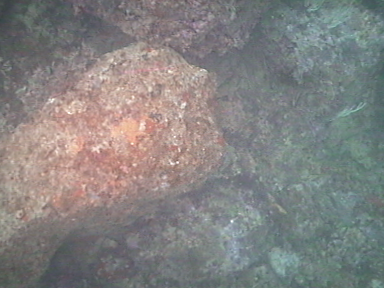
//> input picture Examples/Monocular/frame_ud_009267.png, 384 x 288 px
$ ./mono_CLAHE_test   (built with g++ and OpenCV 4)
//> lines starting //> are read from the running program, lines starting //| are printed output that depends on the picture; after the words box and inside, x2 and y2 are one past the last pixel; in counts of white or black regions, pixels touching at a corner belong together
#include <iostream>
#include <fstream>
#include <unistd.h>
#include <opencv2/core/core.hpp>
#include "ORBextractor.h"
#include <opencv2/opencv.hpp>
#include <opencv2/highgui/highgui.hpp>
using namespace std;
using namespace cv;
using namespace ORB_SLAM2;

int main(int argc, char **argv)
{
    // 读取配置文件
    string strSettingPath = "underwate_cave.yaml"; // 配置文件路径
    cv::FileStorage fSettings(strSettingPath, cv::FileStorage::READ);
    float fx = fSettings["Camera.fx"];
    float fy = fSettings["Camera.fy"];
    float cx = fSettings["Camera.cx"];
    float cy = fSettings["Camera.cy"];

    cv::Mat K = cv::Mat::eye(3, 3, CV_32F);
    K.at<float>(0, 0) = fx;
    K.at<float>(1, 1) = fy;
    K.at<float>(0, 2) = cx;
    K.at<float>(1, 2) = cy;

    int nFeatures = fSettings["ORBextractor.nFeatures"];
    float fScaleFactor = fSettings["ORBextractor.scaleFactor"];
    int nLevels = fSettings["ORBextractor.nLevels"];
    int fIniThFAST = fSettings["ORBextractor.iniThFAST"];
    int fMinThFAST = fSettings["ORBextractor.minThFAST"];

    // 读取图片
    Mat src_img = imread("frame_ud_009267.png");
//> src_img is the input picture: 288 rows x 384 cols, CV_8UC3; mean B, G, R 129, 130.1, 131.6
    if (src_img.empty())
        cout << "the image is empty!" << endl;

    // 通道转换BGR2YUV
    Mat src_yuv_img;
    cvtColor(src_img, src_yuv_img, COLOR_BGR2YUV);
//> src_yuv_img: 288 rows x 384 cols, CV_8UC3; mean of channels 0, 1, 2 130.4, 127.2, 129
    // YUV通道分离
    vector<Mat> channels;
    Mat color_y, color_u, color_v;
    split(src_yuv_img, channels);
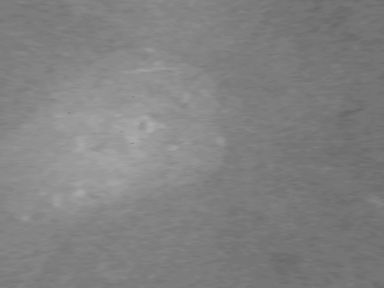
//> channels[2]: 288 rows x 384 cols, CV_8UC1; min 103, max 171, mean 129
    color_y = channels.at(0);
    color_u = channels.at(1);
    color_v = channels.at(2);

    // 对y（灰度）通道进行直方图均衡化处理
    Mat AHE_y_img;
    equalizeHist(color_y, AHE_y_img);

    // 对y（灰度）通道进行限制对比度的自适应直方图均衡化处理
    Ptr<CLAHE> clahe = createCLAHE(10, Size(8, 8));
    Mat CLAHE_y_img;
    clahe->apply(color_y, CLAHE_y_img);

    // 通道合成 转化为bgr
    Mat AHE_img;
    Mat CLAHE_img;
    vector<Mat> channels_AHE;
    vector<Mat> channels_CLAHE;

    channels_AHE.push_back(AHE_y_img);
    channels_AHE.push_back(color_u);
    channels_AHE.push_back(color_v);

    channels_CLAHE.push_back(CLAHE_y_img);
    channels_CLAHE.push_back(color_u);
    channels_CLAHE.push_back(color_v);

    merge(channels_AHE, AHE_img);
    merge(channels_CLAHE, CLAHE_img);
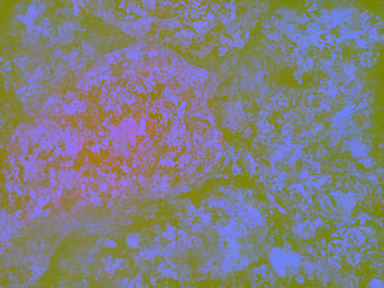
//> CLAHE_img: 288 rows x 384 cols, CV_8UC3; mean B, G, R 130, 127.2, 129
    cvtColor(AHE_img, AHE_img, COLOR_YUV2BGR);
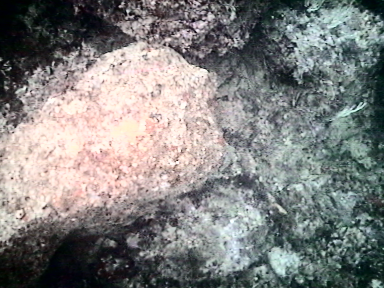
//> AHE_img: 288 rows x 384 cols, CV_8UC3; mean B, G, R 127.5, 128.8, 129.2
    cvtColor(CLAHE_img, CLAHE_img, COLOR_YUV2BGR);
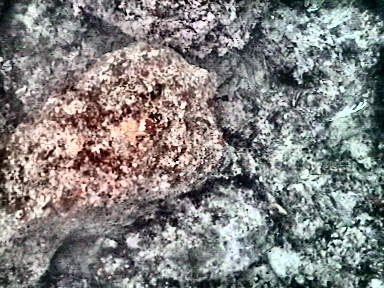
//> CLAHE_img: 288 rows x 384 cols, CV_8UC3; mean B, G, R 128.5, 129.7, 131

    // 处理后图片对比
    namedWindow("原图", CV_WINDOW_NORMAL);
    imshow("原图", src_img);
    imwrite("./test_result/原图.png", src_img);

    namedWindow("AHE", CV_WINDOW_NORMAL);
    imshow("AHE", AHE_img);
    imwrite("./test_result/AHE.png", AHE_img);

    namedWindow("CLAHE", CV_WINDOW_NORMAL);
    imshow("CLAHE", CLAHE_img);
    imwrite("./test_result/CLAHE.png", CLAHE_img);

    // 绘制直方图
    Mat hist_src, hist_AHE, hist_CLAHE;
    int histSize = 255;
    float range[] = {0, 255};
    const float *histRange = {range};

    calcHist(&color_y, 1, 0, Mat(), hist_src, 1, &histSize, &histRange, true, false);
//> hist_src = 255 values, max 2376 at index 122, min 0 at index 0, mean 433.7
    calcHist(&AHE_y_img, 1, 0, Mat(), hist_AHE, 1, &histSize, &histRange, true, false);
//> hist_AHE = 255 values, max 2376 at index 107, min 0 at index 13, mean 432.8
    calcHist(&CLAHE_y_img, 1, 0, Mat(), hist_CLAHE, 1, &histSize, &histRange, true, false);
//> hist_CLAHE = 255 values, max 651 at index 98, min 12 at index 0, mean 433.4

    int hist_w = 400;
    int hist_h = 400;
    int bin_w = cvRound((double)hist_w / histSize);

    // 创建直方图画布
    Mat histImage_src(hist_w, hist_h, CV_8UC3, Scalar(0, 0, 0));
    Mat histImage_AHE(hist_w, hist_h, CV_8UC3, Scalar(0, 0, 0));
    Mat histImage_CLAHE(hist_w, hist_h, CV_8UC3, Scalar(0, 0, 0));

    normalize(hist_src, hist_src, 0, histImage_src.rows, NORM_MINMAX, -1, Mat());
//> hist_src = 255 values, max 400 at index 122, min 0 at index 0, mean 73.01
    normalize(hist_AHE, hist_AHE, 0, histImage_AHE.rows, NORM_MINMAX, -1, Mat());
//> hist_AHE = 255 values, max 400 at index 107, min 0 at index 13, mean 72.86
    normalize(hist_CLAHE, hist_CLAHE, 0, histImage_CLAHE.rows, NORM_MINMAX, -1, Mat());
//> hist_CLAHE = 255 values, max 400 at index 98, min 0 at index 0, mean 263.8

    for (int i = 1; i < histSize; i++)
    {
        line(histImage_src, Point(bin_w * (i - 1), hist_h - cvRound(hist_src.at<float>(i - 1))),
             Point(bin_w * (i), hist_h - cvRound(hist_src.at<float>(i))),
             Scalar(255, 255, 255), 2, 8, 0);
        line(histImage_AHE, Point(bin_w * (i - 1), hist_h - cvRound(hist_AHE.at<float>(i - 1))),
             Point(bin_w * (i), hist_h - cvRound(hist_AHE.at<float>(i))),
             Scalar(255, 255, 255), 2, 8, 0);
        line(histImage_CLAHE, Point(bin_w * (i - 1), hist_h - cvRound(hist_CLAHE.at<float>(i - 1))),
             Point(bin_w * (i), hist_h - cvRound(hist_CLAHE.at<float>(i))),
             Scalar(255, 255, 255), 2, 8, 0);
    }
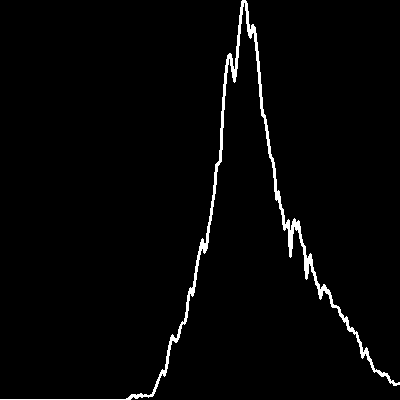
//> histImage_src: 400 rows x 400 cols, CV_8UC3; 2.2% white; 1 white region, box (x1, y1, x2, y2) and area: (0, 0, 400, 400) 3542
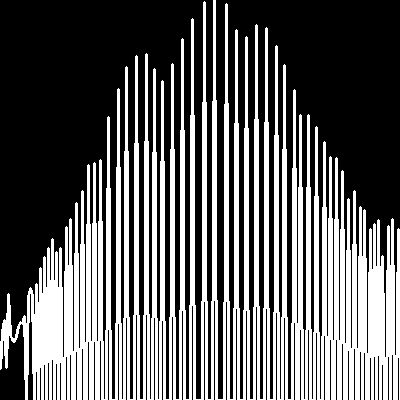
//> histImage_AHE: 400 rows x 400 cols, CV_8UC3; 38.2% white; 1 white region, box (x1, y1, x2, y2) and area: (0, 0, 400, 400) 61115
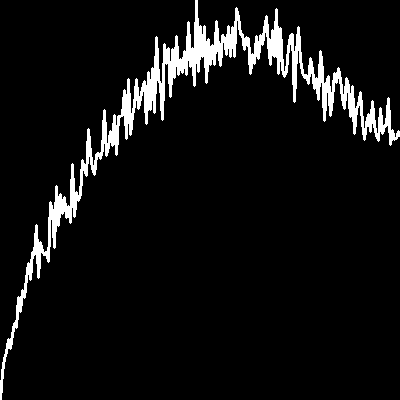
//> histImage_CLAHE: 400 rows x 400 cols, CV_8UC3; 6.8% white; 1 white region, box (x1, y1, x2, y2) and area: (0, 0, 400, 400) 10815

    namedWindow("直方图_原图", CV_WINDOW_NORMAL);
    imshow("直方图_原图", histImage_src);
    imwrite("./test_result/直方图_原图.png", histImage_src);

    namedWindow("直方图_AHE", CV_WINDOW_NORMAL);
    imshow("直方图_AHE", histImage_AHE);
    imwrite("./test_result/直方图_AHE.png", histImage_AHE);

    namedWindow("直方图_CLAHE", CV_WINDOW_NORMAL);
    imshow("直方图_CLAHE", histImage_CLAHE);
    imwrite("./test_result/直方图_CLAHE.png", histImage_CLAHE);

    // 提取特征点
    std::vector<cv::KeyPoint> mvKeys, mvKeys1, mvKeys2;
    cv::Mat mDescriptors, mDescriptors1, mDescriptors2;
//> (the run ends here: the program needs code that is not available in this run, at `ORBextractor *IniORBextractor;`)

$ run again, with Examples/Monocular/frame_ud_000071.png copied over Examples/Monocular/frame_ud_009267.png
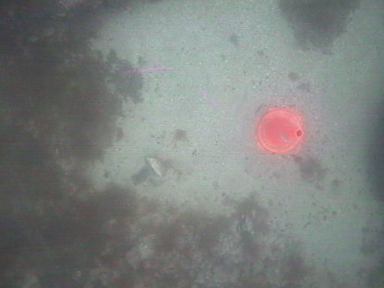
//> input picture Examples/Monocular/frame_ud_000071.png, 384 x 288 px
//> src_img is the input picture: 288 rows x 384 cols, CV_8UC3; mean B, G, R 125.7, 128.2, 124
//> src_yuv_img: 288 rows x 384 cols, CV_8UC3; mean of channels 0, 1, 2 126.7, 127.5, 125.7
//> `calcHist(&color_y, 1, 0, Mat(), hist_src, 1, &histSize, &histRange, tr..`: hist_src = 255 values, max 1695 at index 79, min 0 at index 0, mean 433.7
//> `calcHist(&AHE_y_img, 1, 0, Mat(), hist_AHE, 1, &histSize, &histRange, ..`: hist_AHE = 255 values, max 1695 at index 26, min 0 at index 8, mean 432.5
//> `calcHist(&CLAHE_y_img, 1, 0, Mat(), hist_CLAHE, 1, &histSize, &histRan..`: hist_CLAHE = 255 values, max 876 at index 110, min 3 at index 0, mean 433.7
//> `normalize(hist_src, hist_src, 0, histImage_src.rows, NORM_MINMAX, -1, ..`: hist_src = 255 values, max 400 at index 79, min 0 at index 0, mean 102.3
//> `normalize(hist_AHE, hist_AHE, 0, histImage_AHE.rows, NORM_MINMAX, -1, ..`: hist_AHE = 255 values, max 400 at index 26, min 0 at index 8, mean 102.1
//> `normalize(hist_CLAHE, hist_CLAHE, 0, histImage_CLAHE.rows, NORM_MINMAX..`: hist_CLAHE = 255 values, max 400 at index 110, min 0 at index 0, mean 197.3
//> after the loop `for (int i = 1; i < histSize; i++)`:
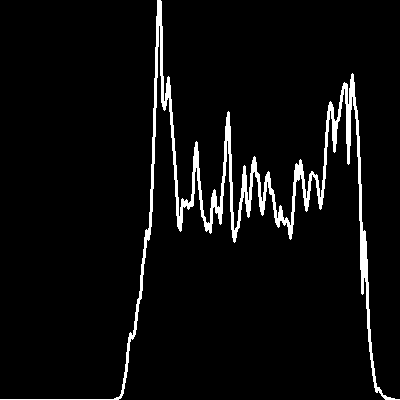
//> histImage_src: 400 rows x 400 cols, CV_8UC3; 4.8% white; 1 white region, box (x1, y1, x2, y2) and area: (0, 0, 400, 400) 7644
//> after the loop `for (int i = 1; i < histSize; i++)`:
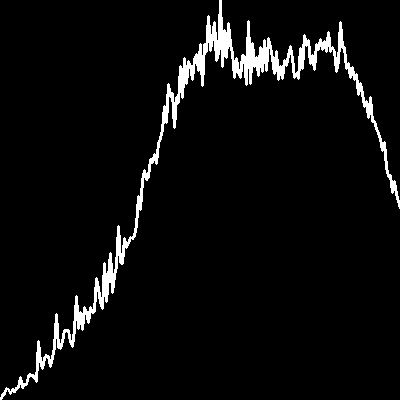
//> histImage_CLAHE: 400 rows x 400 cols, CV_8UC3; 4.6% white; 1 white region, box (x1, y1, x2, y2) and area: (0, 0, 400, 400) 7430

$ run again, with Examples/Monocular/frame_ud_006950.png copied over Examples/Monocular/frame_ud_009267.png
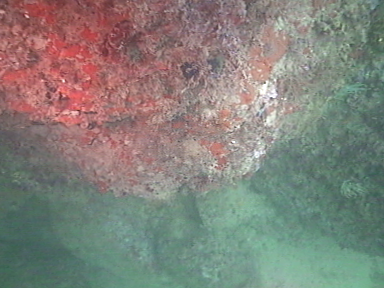
//> input picture Examples/Monocular/frame_ud_006950.png, 384 x 288 px
//> src_img is the input picture: 288 rows x 384 cols, CV_8UC3; mean B, G, R 122.2, 129.4, 130.9
//> src_yuv_img: 288 rows x 384 cols, CV_8UC3; mean of channels 0, 1, 2 129, 124.7, 129.6
//> `calcHist(&color_y, 1, 0, Mat(), hist_src, 1, &histSize, &histRange, tr..`: hist_src = 255 values, max 1973 at index 128, min 0 at index 0, mean 433.6
//> `calcHist(&AHE_y_img, 1, 0, Mat(), hist_AHE, 1, &histSize, &histRange, ..`: hist_AHE = 255 values, max 1973 at index 131, min 0 at index 9, mean 432.8
//> `calcHist(&CLAHE_y_img, 1, 0, Mat(), hist_CLAHE, 1, &histSize, &histRan..`: hist_CLAHE = 255 values, max 732 at index 113, min 71 at index 0, mean 433.3
//> `normalize(hist_src, hist_src, 0, histImage_src.rows, NORM_MINMAX, -1, ..`: hist_src = 255 values, max 400 at index 128, min 0 at index 0, mean 87.91
//> `normalize(hist_AHE, hist_AHE, 0, histImage_AHE.rows, NORM_MINMAX, -1, ..`: hist_AHE = 255 values, max 400 at index 131, min 0 at index 9, mean 87.75
//> `normalize(hist_CLAHE, hist_CLAHE, 0, histImage_CLAHE.rows, NORM_MINMAX..`: hist_CLAHE = 255 values, max 400 at index 113, min 0 at index 0, mean 219.3
//> after the loop `for (int i = 1; i < histSize; i++)`:
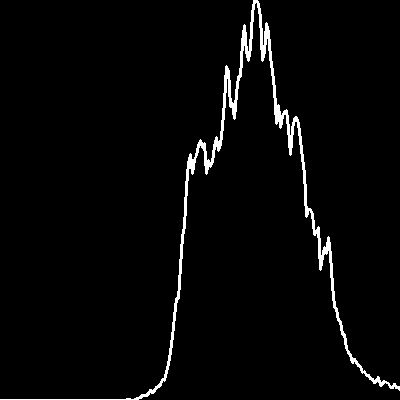
//> histImage_src: 400 rows x 400 cols, CV_8UC3; 2.7% white; 1 white region, box (x1, y1, x2, y2) and area: (0, 0, 400, 400) 4331
//> after the loop `for (int i = 1; i < histSize; i++)`:
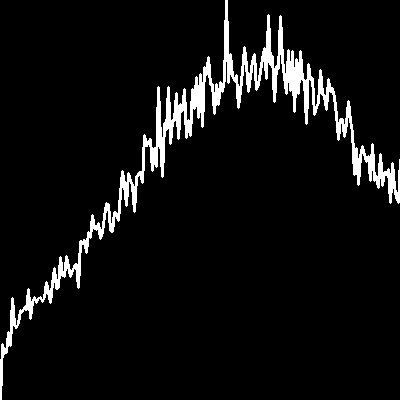
//> histImage_CLAHE: 400 rows x 400 cols, CV_8UC3; 6.1% white; 1 white region, box (x1, y1, x2, y2) and area: (0, 0, 400, 400) 9714
